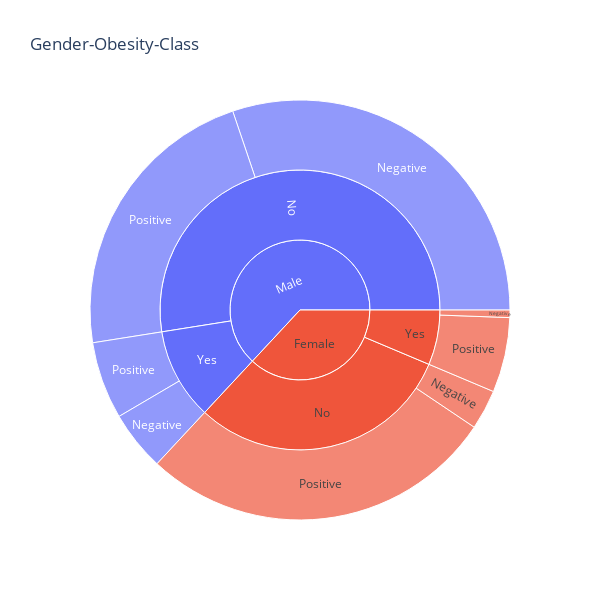

Notebook cell for this chart:
### Markdown cell above
### Exploratory data analysis (EDA)

### Code cell
# plotting the counts in respect to Gender, Obesity and class
fig1 = px.sunburst(data, path=['Gender','Obesity', 'class'], width=600, height=600, title='Gender-Obesity-Class').update_xaxes(categoryorder='total descending')
fig1.show()

### Figure 1 — Plotly figure (JSON) as saved in the notebook; plotly's stock layout.template omitted (floating-point values rounded to 4 significant figures)
{"data": [{"branchvalues": "total", "domain": {"x": [0, 1], "y": [0, 1]}, "hovertemplate": "labels=%{label}<br>count=%{value}<br>parent=%{parent}<br>id=%{id}<extra></extra>", "ids": ["Female/No/Negative", "Male/No/Negative", "Female/Yes/Negative", "Male/Yes/Negative", "Female/No/Positive", "Male/No/Positive", "Female/Yes/Positive", "Male/Yes/Positive", "Female/No", "Male/No", "Female/Yes", "Male/Yes", "Female", "Male"], "labels": ["Negative", "Negative", "Negative", "Negative", "Positive", "Positive", "Positive", "Positive", "No", "No", "Yes", "Yes", "Female", "Male"], "name": "", "parents": ["Female/No", "Male/No", "Female/Yes", "Male/Yes", "Female/No", "Male/No", "Female/Yes", "Male/Yes", "Female", "Male", "Female", "Male", "", ""], "type": "sunburst", "values": [16, 157, 3, 24, 143, 116, 30, 31, 159, 273, 33, 55, 192, 328]}], "layout": {"height": 600, "legend": {"tracegroupgap": 0}, "title": {"text": "Gender-Obesity-Class"}, "width": 600, "xaxis": {"categoryorder": "total descending"}}}
